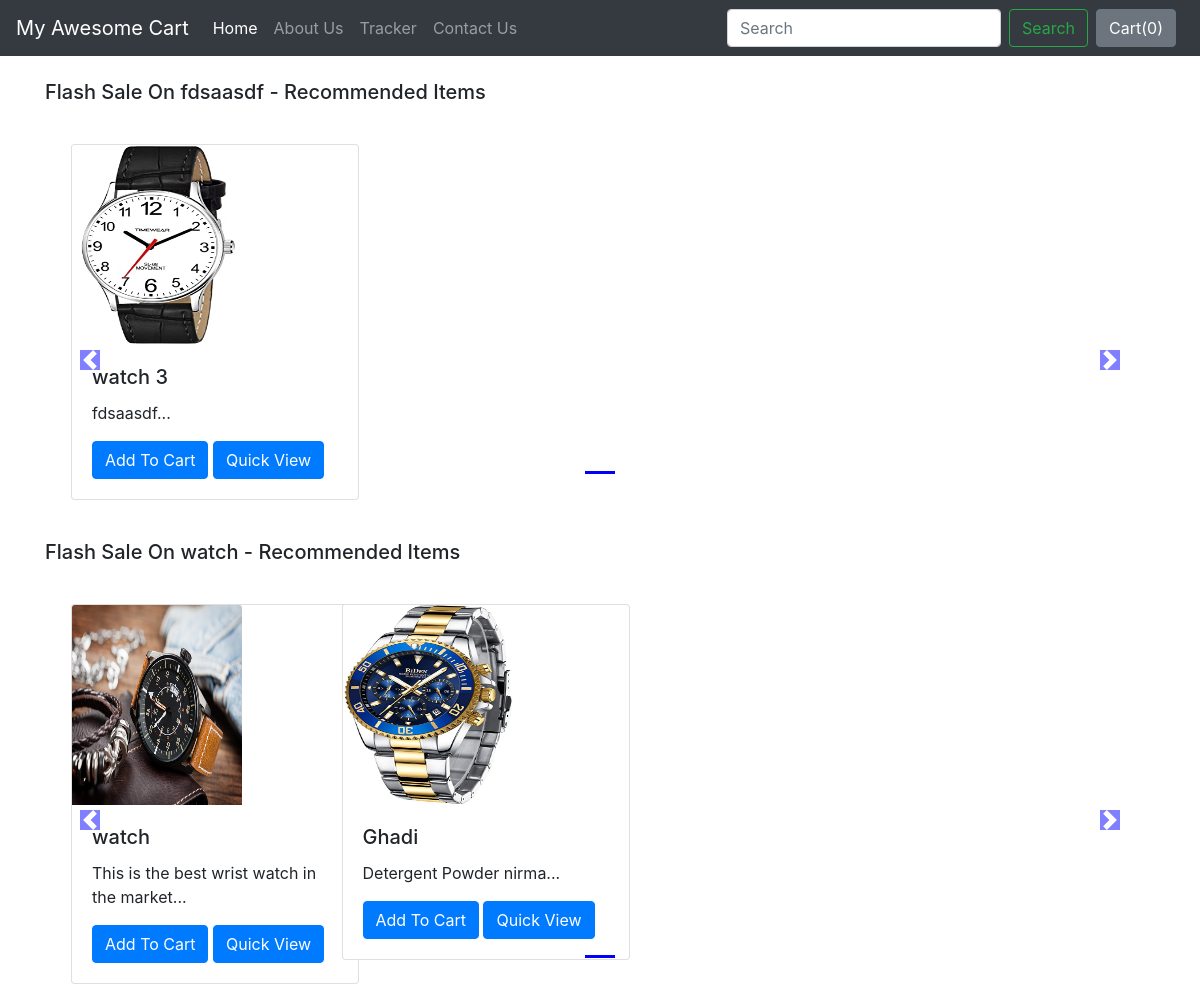
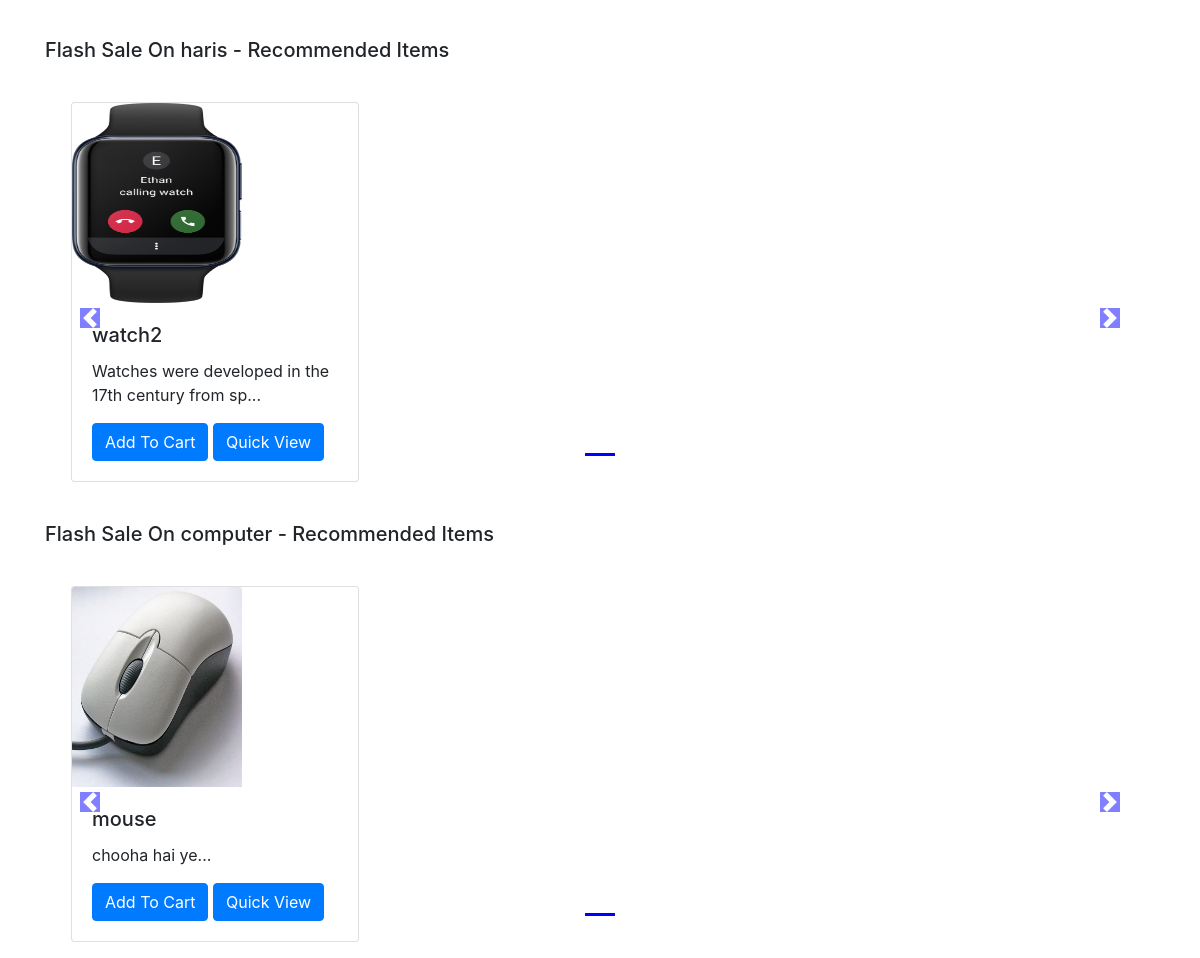
The app's page /shop/ with its own data (2 pictures, top to bottom).
### shop/models.py (models this page shows, shortened)
class Product(models.Model):
    product_id = models.AutoField
    product_name = models.CharField(max_length=50)
    category = models.CharField(max_length=50, default="")
    subcategory = models.CharField(max_length=50, default="")
    price = models.IntegerField(default=0)
    desc = models.CharField(max_length=1000)
    pub_date = models.DateField()
    image = models.ImageField(upload_to="shop/images", default="")

### shop/views.py (the view)
# urls.py: path('', views.index, name="blog"),
def index(request):
    allProds = []
    catprods = Product.objects.values('category', 'id')
    cats = {item['category'] for item in catprods}
    for cat in cats:
        prod = Product.objects.filter(category=cat)
        n = len(prod)
        nSlides = n//4+ceil((n/4)-(n//4))
        allProds.append([prod, range(1, nSlides), nSlides])
    params = {'allProds': allProds}
    return render(request, 'shop/index.html', params)

### shop/templates/shop/index.html (shortened to what this page needs)
{% extends 'shop/basic.html' %}
{% block body %}
{% load static %}
<div class="container">
    {% for product, range, nSlides in allProds %}
    <h5 class="my-4">Flash Sale On {{product.0.category}} - Recommended Items</h5>
    <div class="row">
<div id="demo{{forloop.counter}}" class="col carousel slide my-3" data-ride="carousel">
    <ul class="carousel-indicators">
      <li data-target="#demo{{forloop.counter}}" data-slide-to="0" class="active"></li>
    </ul>
    <div class="container carousel-inner no-padding">
      <div class="carousel-item active">
        {% for i in product %}
        <div class="col-xs-3 col-sm-3 col-md-3">
          <div class="card" style="width: 18rem;">
            <img src='/media/{{i.image}}' class="card-img-top" alt="...">
            <div class="card-body">
              <h5 class="card-title">{{i.product_name}}</h5>
              <p class="card-text">{{i.desc|slice:"0:50"}}...</p>
              <button id="pr{{i.id}}" class="btn btn-primary cart">Add To Cart</button>
              <a href="/shop/products/{{i.id}}">
                <button id="qv{{i.id}}" class="btn btn-primary cart">Quick View</button>
              </a>
            </div>
          </div>
        </div>
        {% endfor %}
    </div>
</div>
</div>
    <a class="carousel-control-prev" href="#demo{{forloop.counter}}" data-slide="prev">
        <span class="carousel-control-prev-icon"></span>
    </a>
    <a class="carousel-control-next" href="#demo{{forloop.counter}}" data-slide="next">
        <span class="carousel-control-next-icon"></span>
    </a>
        </div>
    {% endfor %}
</div>
 {% endblock %}

### shop/templates/shop/basic.html (shortened to what this page needs)
<!doctype html>
<html lang="en">
  <head>
    <link rel="stylesheet" href="https://stackpath.bootstrapcdn.com/bootstrap/4.2.1/css/bootstrap.min.css">
  </head>
  <body>
    <nav class="navbar navbar-expand-lg navbar-dark bg-dark">
  <a class="navbar-brand" href="/shop">My Awesome Cart</a>
  <div class="collapse navbar-collapse" id="navbarSupportedContent">
    <ul class="navbar-nav mr-auto">
      <li class="nav-item active">
        <a class="nav-link" href="/shop">Home <span class="sr-only">(current)</span></a>
      </li>
      <li class="nav-item">
        <a class="nav-link" href="/shop/about">About Us</a>
      </li>
      <li class="nav-item">
        <a class="nav-link" href="/shop/tracker">Tracker</a>
      </li>
      <li class="nav-item">
        <a class="nav-link" href="/shop/contact">Contact Us</a>
      </li>
    </ul>
    <form class="form-inline my-2 my-lg-0">
      <input class="form-control mr-sm-2" type="search" placeholder="Search" aria-label="Search">
      <button class="btn btn-outline-success my-2 my-sm-0" type="submit">Search</button>
    </form>
    <button type="button" class="btn btn-secondary mx-2" id="popcart" data-container="body" data-toggle="popover" data-placement="bottom" data-html="true" data-content="Vivamus
sagittis lacus vel augue laoreet rutrum faucibus.">
  Cart(<span id="cart">0</span>)
</button>
  </div>
</nav>
  {% block body %} {% endblock %}
  </body>
</html>

### records on screen
Product: category "fdsaasdf", image (picture), product_name "watch 3", desc "fdsaasdf"
Product: category "watch", image (picture), product_name "watch", desc "This is the best wrist watch in the market"
Product: image (picture), product_name "Ghadi", desc "Detergent Powder nirma"
Product: category "haris", image (picture), product_name "watch2", desc "Watches were developed in the 17th century from sp"
Product: category "computer", image (picture), product_name "mouse", desc "chooha hai ye"
